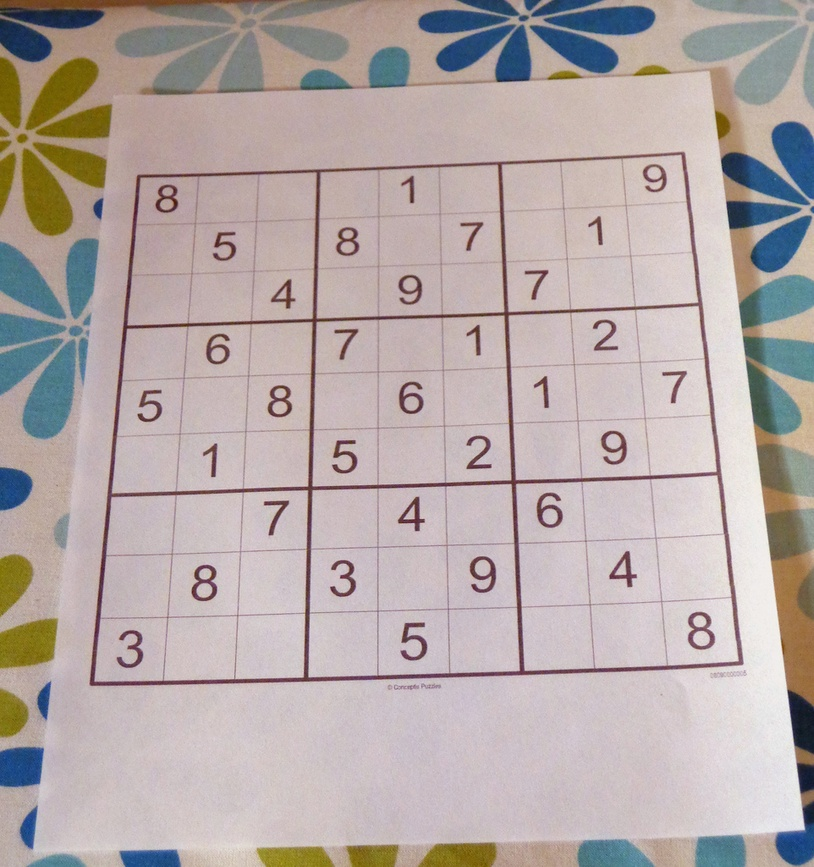
#> input picture DATA/sudoku.jpg, 814 x 867 px, shrunk from 962 x 1024 before the run, found by its file name
$ jupyter execute 'Morphological gradient.ipynb'   (older library calls are emulated)
#> lines starting #> are read from the running program, lines starting #| are printed output that depends on the picture
## Morphological gradient helps more in detecting edge of images

[cell 1]
#CREATING TWO FUNCTIONS LOAD_IMG() AND DIAPLY_IMG()

[cell 2]
import numpy as np
import cv2
import matplotlib.pyplot as plt

[cell 3]
def load_img():
    img=cv2.imread("DATA/sudoku.jpg",0)
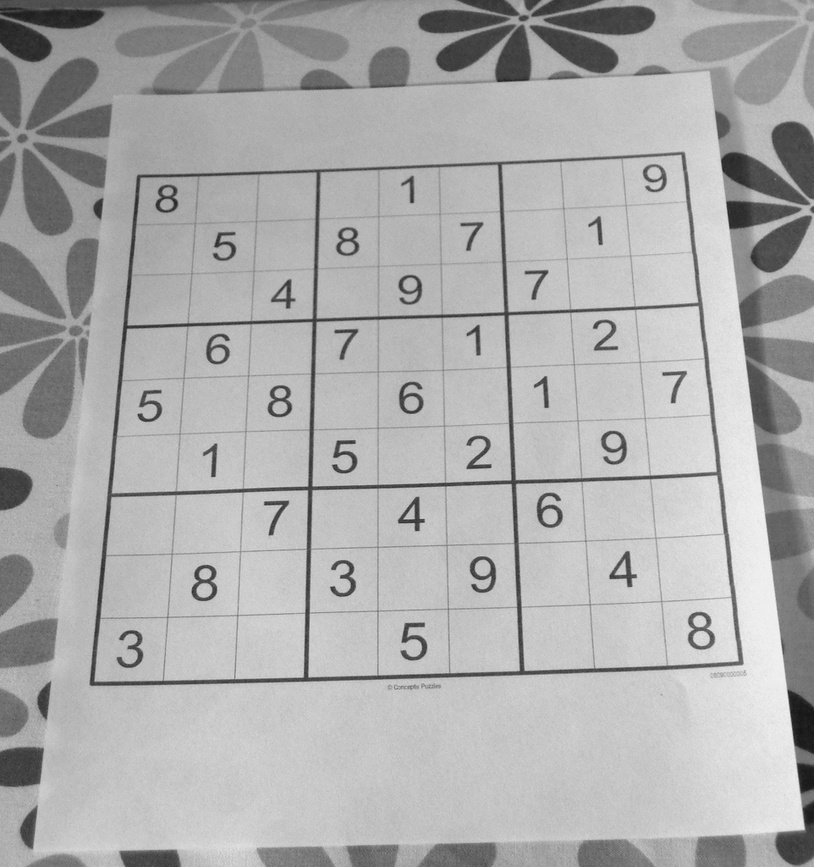
#> img: shape (867, 814); min 19, max 246, mean 172.7
    result=cv2.cvtColor(img,cv2.COLOR_BGR2RGB)
    return result

[cell 4]
def display_img(img):
    fig=plt.figure(figsize=(12,10))
    ax=fig.add_subplot(111)
    ax.imshow(img,cmap="gray")

[cell 5]
i=load_img()
display_img(i)

[cell 6]
#WE HAVE SOBELX AND SOBELY OPERATOR IN THIS
#SOBELX----->IT HELPS IN DETERMINING THE VERTICAL EDGES
#SOBELY------>IT HELPS IN DETERMINING THE HORIZONTAL EDGES

[cell 7]
sobelx=cv2.Sobel(src=i,ddepth=cv2.CV_64F,dx=1,dy=0,ksize=3)
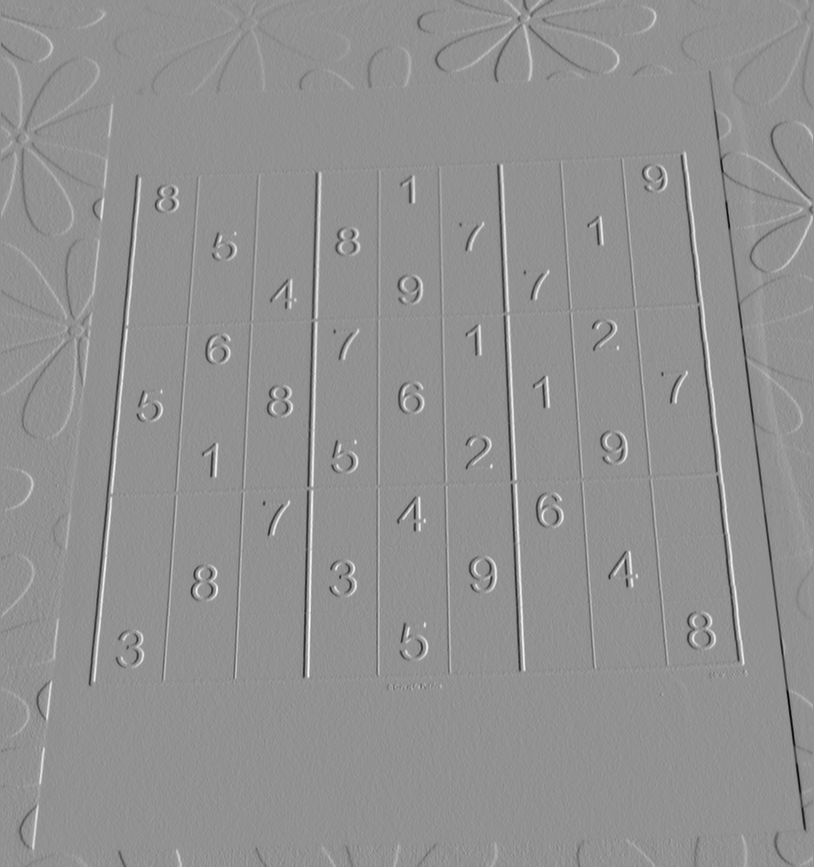
#> sobelx: shape (867, 814, 3) float64; min -772, max 578, mean 0.1; drawn with min black and max white
display_img(sobelx)
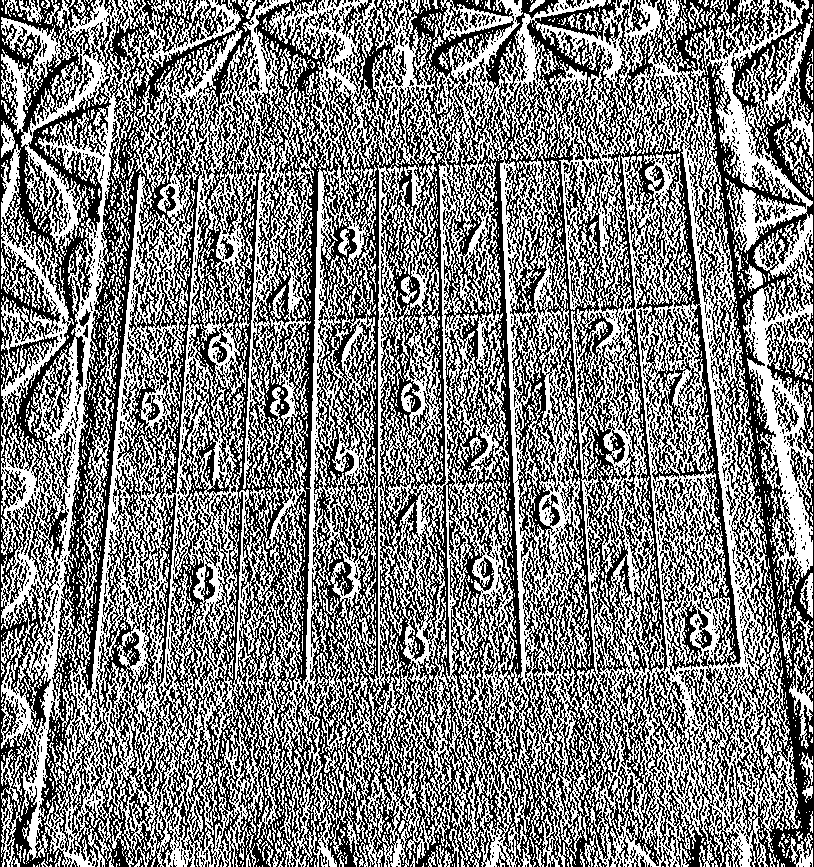
#> shown: shape (867, 814, 3) float64; values 0 (black) and 1 (white), 49.8% white in thin lines or dots

[cell 8]
##SOBEL Y

[cell 9]
result=cv2.Sobel(src=i,ddepth=cv2.CV_64F,dx=0,dy=1,ksize=3)
display_img(result)
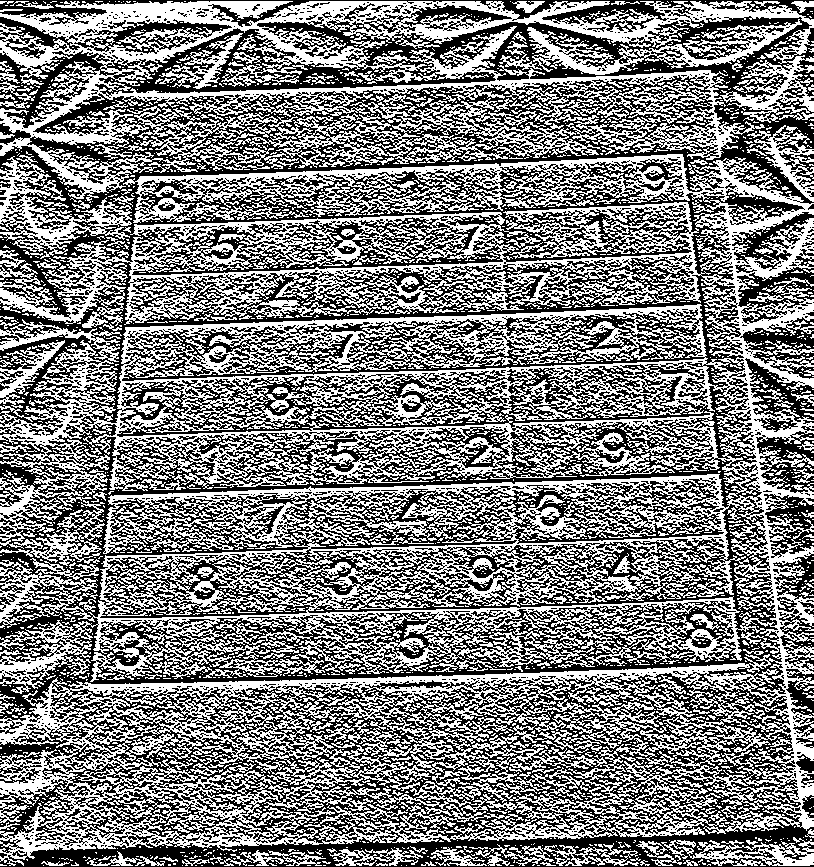
#> shown: shape (867, 814, 3) float64; values 0 (black) and 1 (white), 49.3% white in thin lines or dots

[cell 10]
#LAPLACIAN -->>it will automatically calculate sobelx and sobely

[cell 11]
laplacian=cv2.Laplacian(i,cv2.CV_64F)
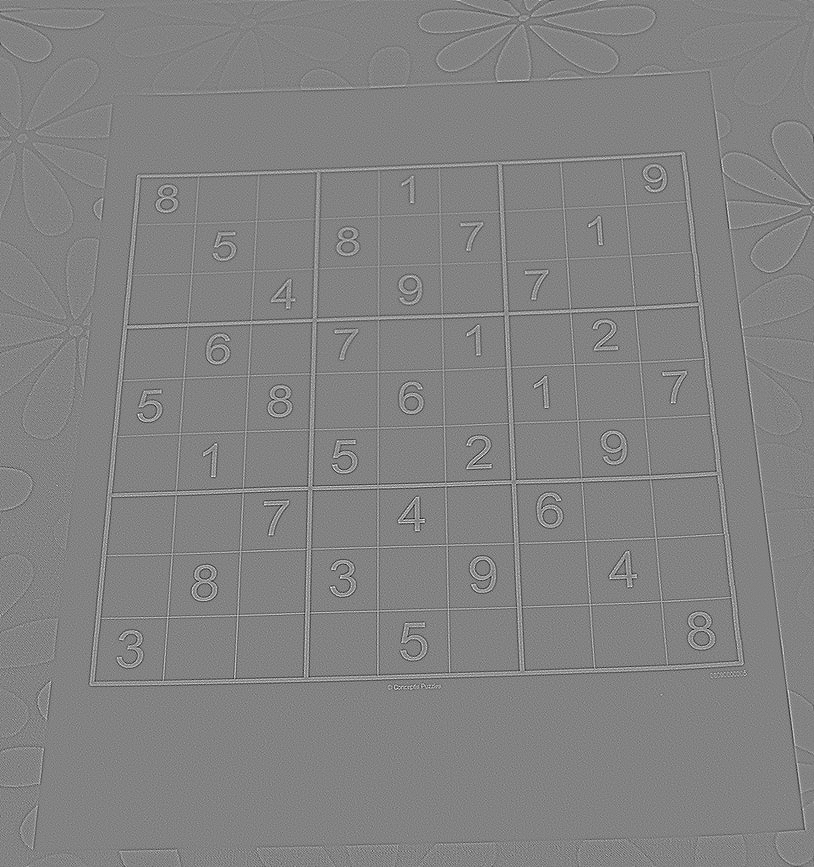
#> laplacian: shape (867, 814, 3) float64; min -197, max 187, mean 0; drawn with min black and max white
display_img(laplacian)
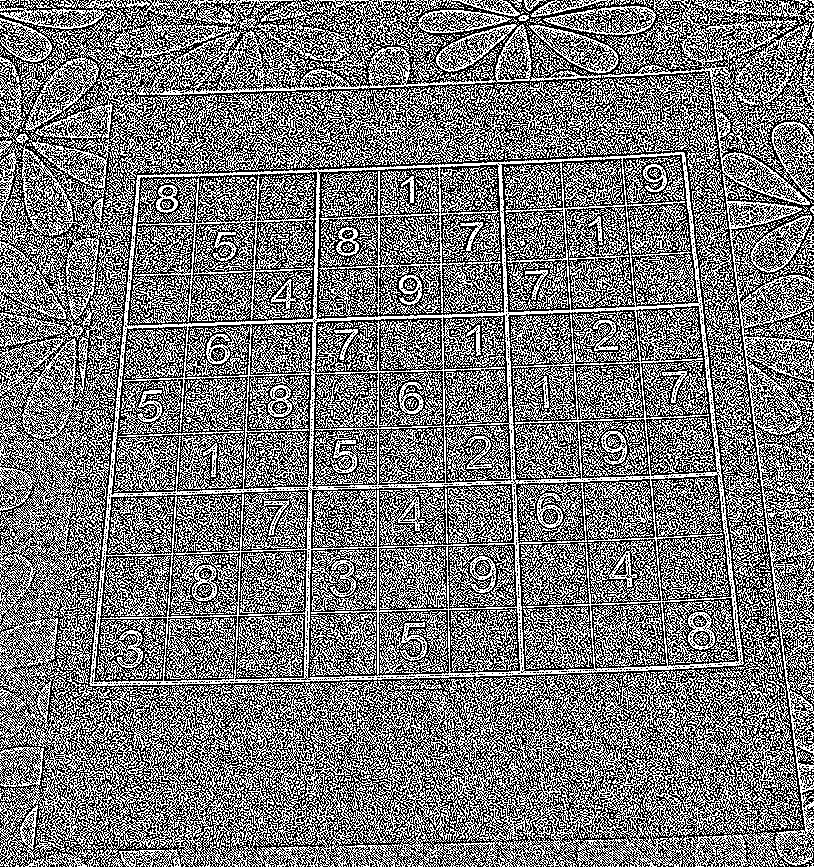
#> shown: shape (867, 814, 3) float64; values 0 (black) and 1 (white), 47.2% white in thin lines or dots
